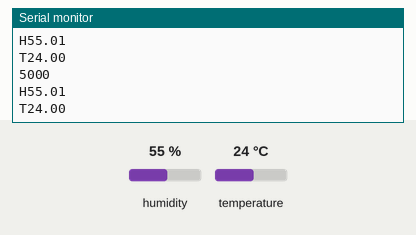
The program below on a simulated Arduino Uno, built with avr-gcc and run on an emulated ATmega328P. Parts: the last lines printed to the serial monitor. Wiring (inferred from the names in the program): HTU21/Si7021 sensor at I2C address 0x40. The inputs (shaded band) are chosen by the test bench; at power-on: humidity 55 %, temperature 24 °C.

Above: at 6.3 s.
6.4 s: humidity set to 22 %
At 10.4 s:
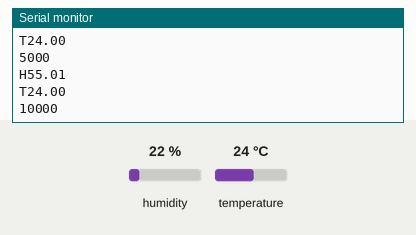
12.5 s: temperature set to 12 °C
At 15.9 s:
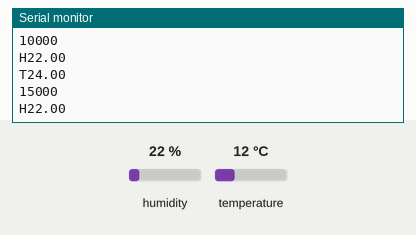
18.6 s: humidity set to 40 %
At 21.6 s:
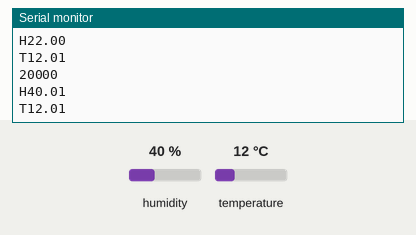
Timing chart, 0 to 23.1 s (numbered marks = the images above; inputs shaded):
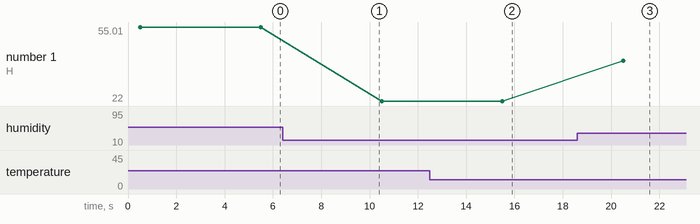

Measured:
- after the input at 18.6 s, the serial monitor: prints a new line after 1.9 s (image 3)
- plotted number 1: 55.01 → 22 after the input at 6.4 s, 22 → 40.01 after the input at 18.6 s

The program:

main.cpp
```cpp
#include <Arduino.h>
#include <Wire.h>

#define SHT25_ADDR 0x40

void setup()
{
  Wire.begin();
  Serial.begin(9600);
}

void loop()
{
  unsigned int data[2];
  unsigned int start = millis();
  Serial.println(start);

  Wire.beginTransmission(SHT25_ADDR);
  Wire.write(0xF5);
  Wire.endTransmission();

  delay(500);

  Wire.requestFrom(SHT25_ADDR, 2);

  if (Wire.available() == 2)
  {
    data[0] = Wire.read();
    data[1] = Wire.read();
    float humidity = (((data[0] * 256.0 + data[1]) * 125.0) / 65536.0) - 6;
    Serial.print("H");
    Serial.println(humidity);
  }

  Wire.beginTransmission(SHT25_ADDR);
  Wire.write(0xF3);
  Wire.endTransmission();

  delay(500);

  Wire.requestFrom(SHT25_ADDR, 2);

  if (Wire.available() == 2)
  {
    data[0] = Wire.read();
    data[1] = Wire.read();

    float temperature = (((data[0] * 256.0 + data[1]) * 175.72) / 65536.0) - 46.85;

    Serial.print("T");
    Serial.println(temperature);
  }

  while(millis() - start < 5000);
}
```
